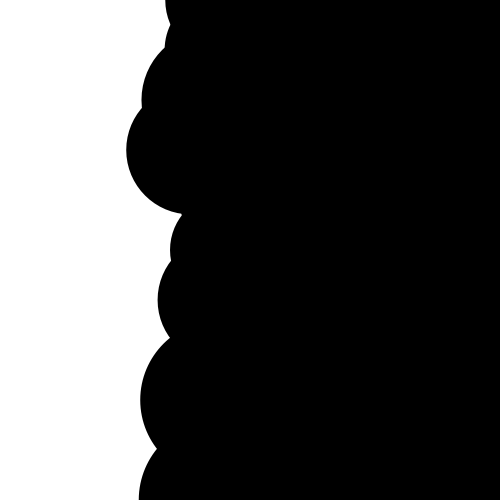
Frame 1 (no input)
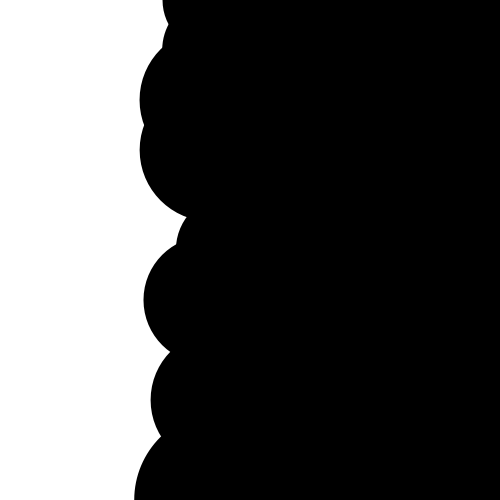
Frame 60 (the mouse pressed at the canvas centre just before this capture)
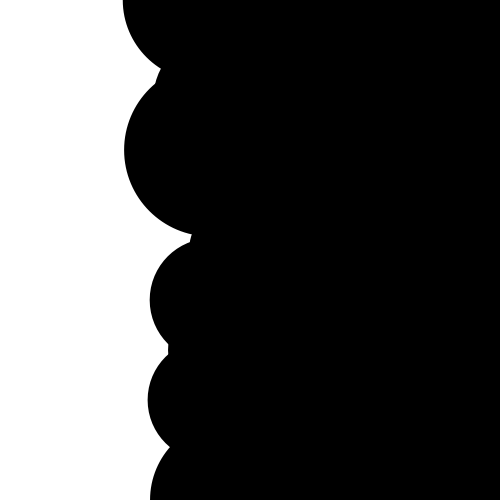
Frame 120 (the mouse held since frame 60 and released just before this capture)

The Processing sketch that drew these frames (run headless with seeded random() and noise(); from frame 60 on, the mouse is pressed at the canvas centre):

// Processing sketch: Circle_Erode
// ── Circle_Erode.pde
float offInc = 0.01;//offset increment
ArrayList<CircleCut> ccs = new ArrayList<CircleCut>();

void setup(){
  size(500, 500);
  
  for(int i=0; i<height/50+1; i++){
    ccs.add(new CircleCut(new PVector(width/2, i*50)));
  }
}

void draw(){
  noStroke();
  background(0);
  fill(255);
  rect(0, 0, width/2, height);
  fill(0);
  for(CircleCut cc : ccs){
    cc.update();
    cc.show();
  }
}

class CircleCut{
  PVector pos;
  float boff, ioff, r;
  
  CircleCut(PVector pos){
    this.pos = pos;
    this.boff = random(100);
    //boff = pos.y/1000;
    this.r = random(50, 100);
    ioff = boff;
  }
  
  void update(){
    ioff += offInc;
  }
  
  void show(){
    float xoff = -noise(ioff)*r;
    float rt = noise(ioff, 1)*r+r/2;
    //float rt = r;
    ellipse(pos.x+xoff, pos.y, rt*2, rt*2);
    rect(pos.x+xoff, pos.y-rt, width, rt*2);
  }
}
